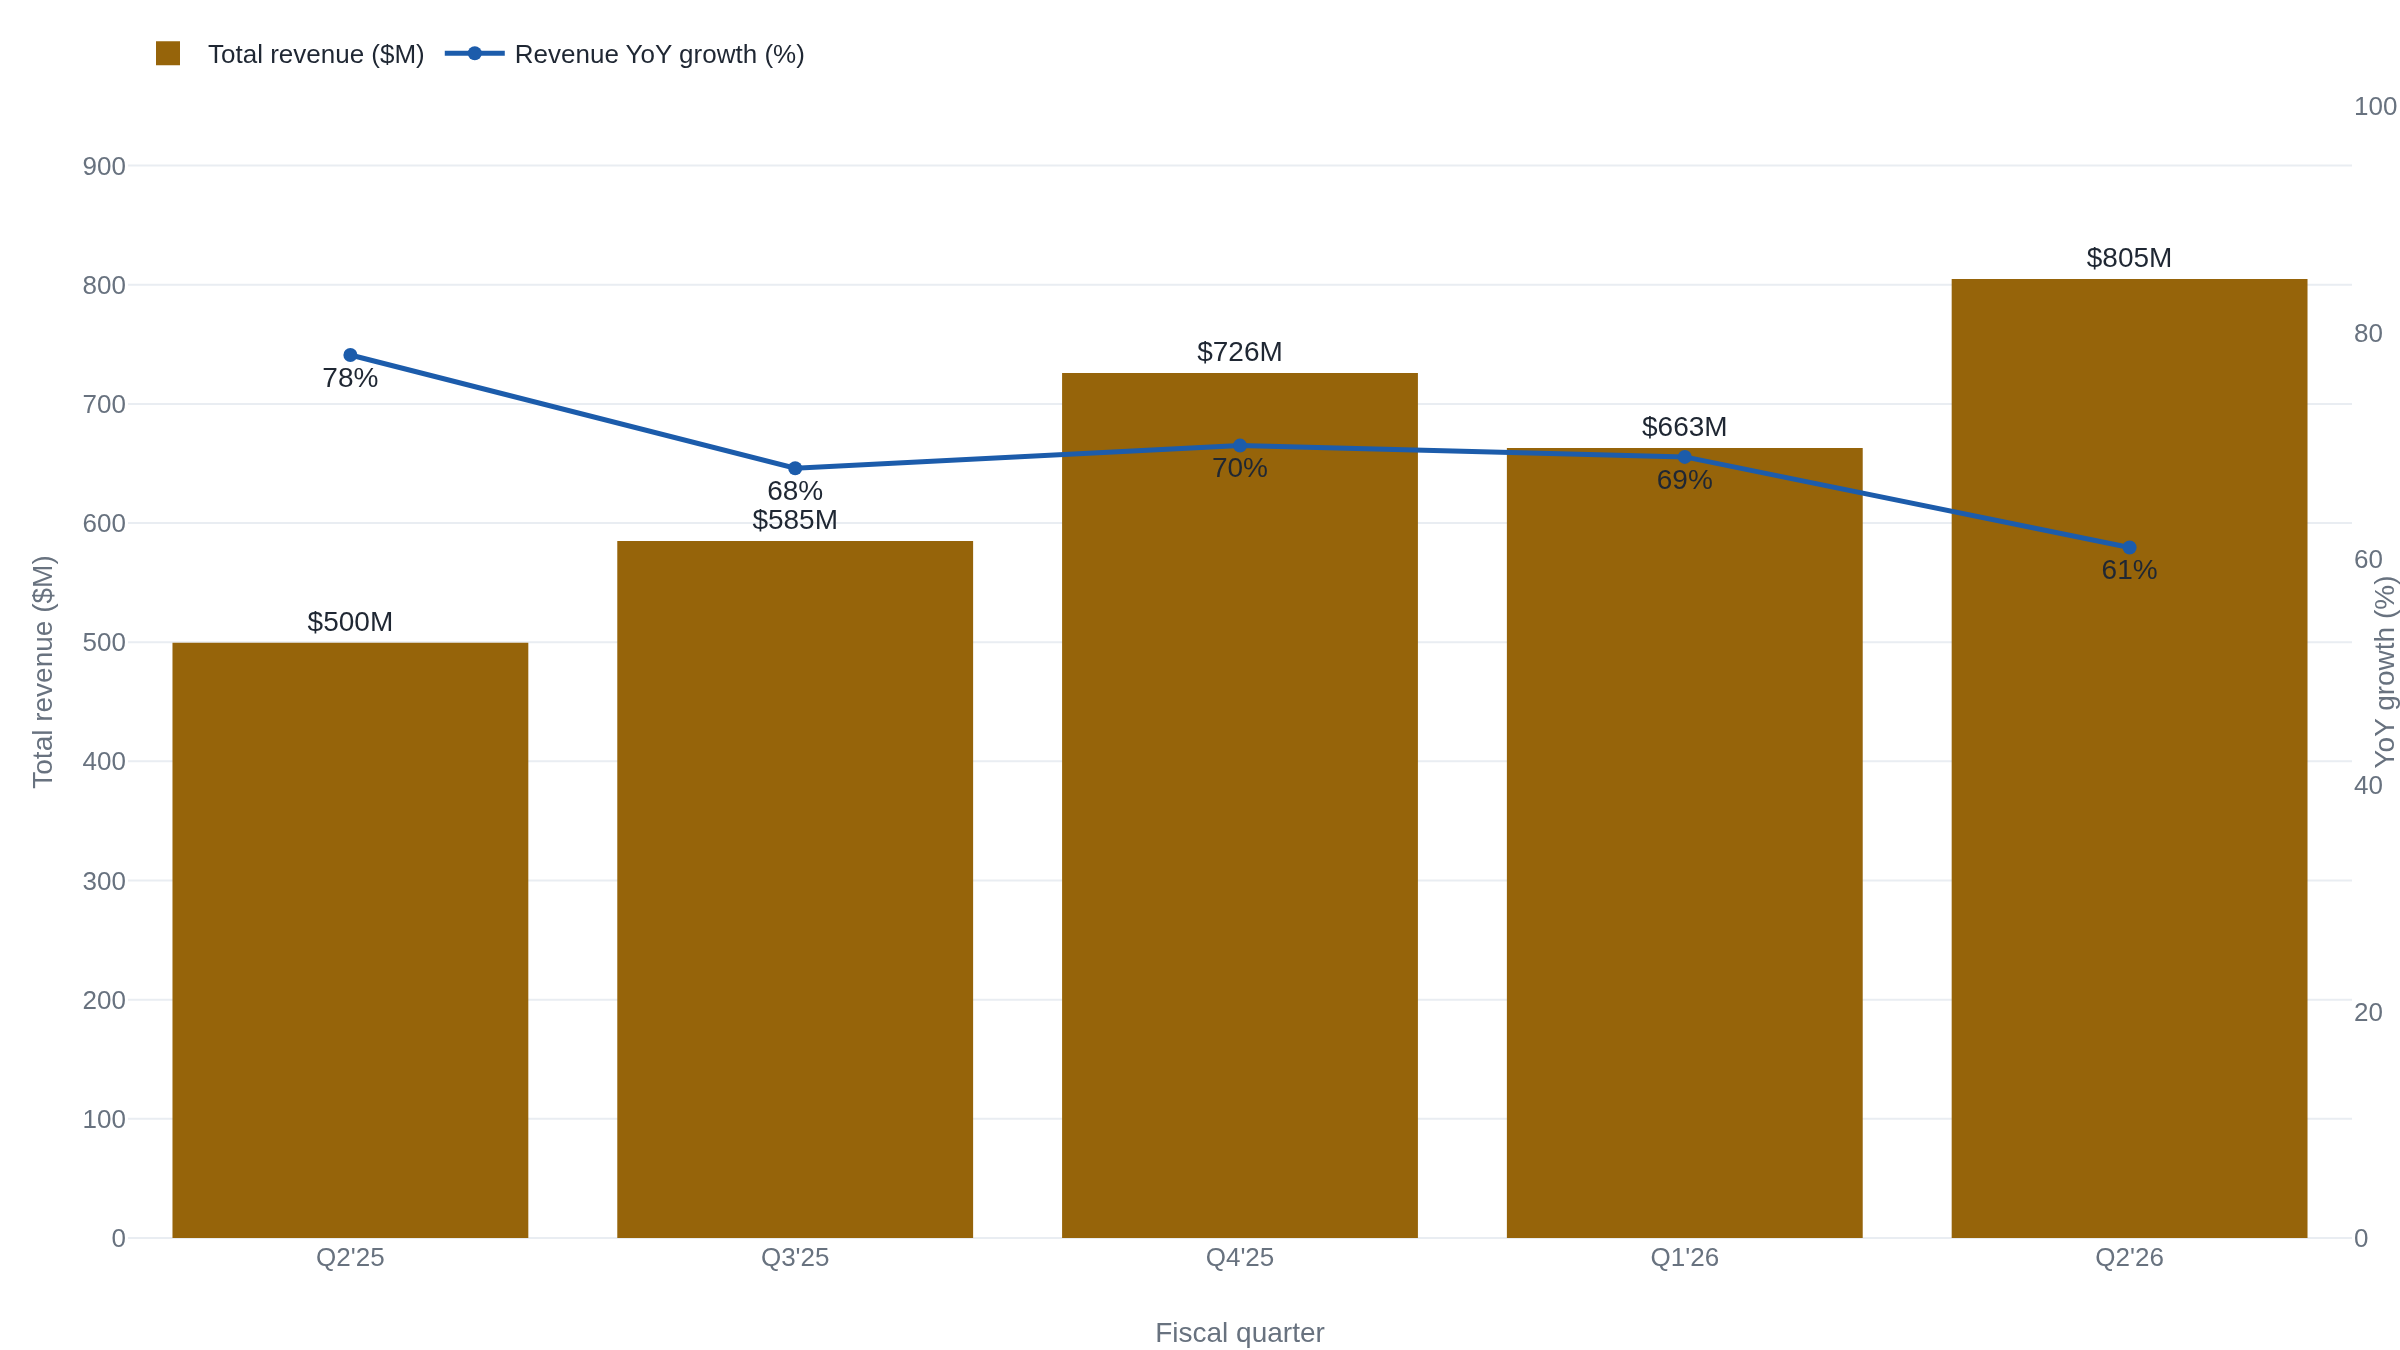

Here is the Python script that generated this plot:
import plotly.graph_objects as go

# Total revenue ($M) and YoY growth (%), Reddit quarterly press releases.
quarters = ["Q2'25", "Q3'25", "Q4'25", "Q1'26", "Q2'26"]
revenue = [499.6, 584.9, 726.0, 663.0, 804.9]
yoy = [78, 68, 70, 69, 61]

fig = go.Figure()
fig.add_trace(
    go.Bar(
        name="Total revenue ($M)",
        x=quarters,
        y=revenue,
        text=[f"${v:.0f}M" for v in revenue],
        textposition="outside",
        yaxis="y",
    )
)
fig.add_trace(
    go.Scatter(
        name="Revenue YoY growth (%)",
        x=quarters,
        y=yoy,
        mode="lines+markers+text",
        text=[f"{v}%" for v in yoy],
        textposition="bottom center",
        yaxis="y2",
    )
)

fig.update_layout(
    yaxis=dict(title="Total revenue ($M)", range=[0, 950]),
    yaxis2=dict(
        title="YoY growth (%)",
        overlaying="y",
        side="right",
        range=[0, 100],
        showgrid=False,
    ),
    xaxis_title="Fiscal quarter",
    legend=dict(orientation="h", yanchor="bottom", y=1.02, xanchor="left", x=0),
)
